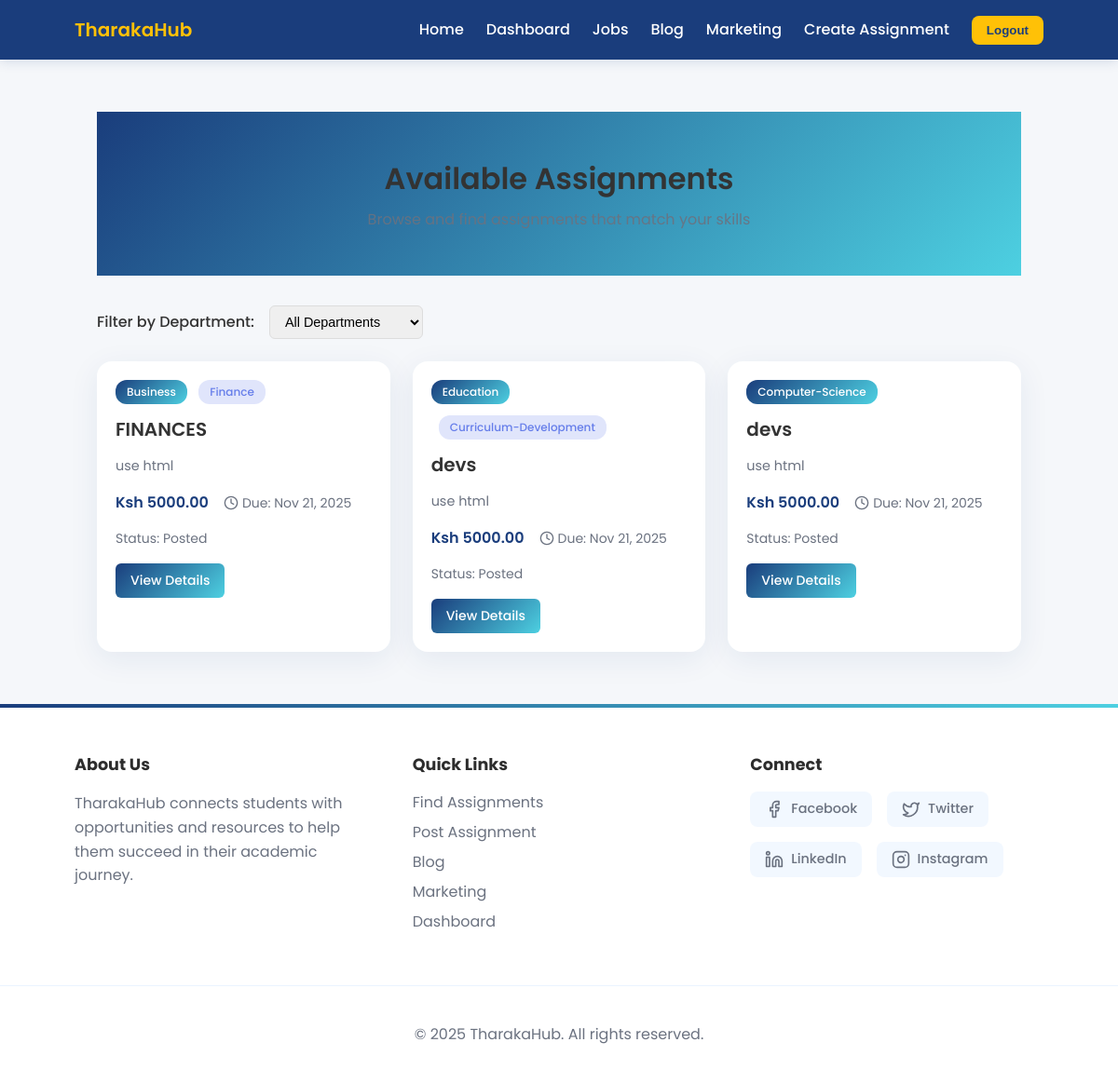
/jobs/ (signed in), run on an earlier commit of the app's database.
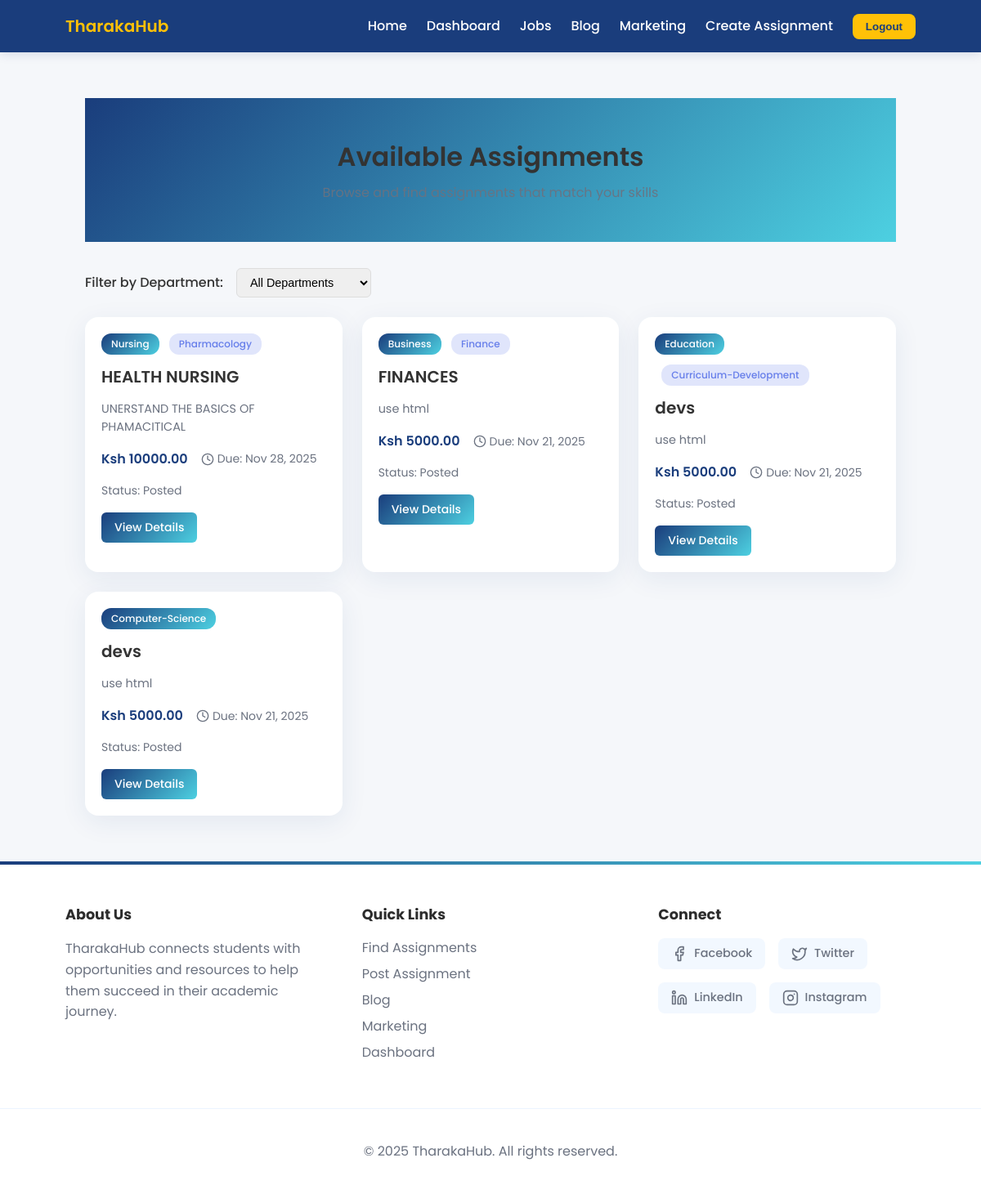
And on a later commit of the database.
### jobs/models.py (models this page shows, shortened)
class Job(models.Model):
    class Status(models.TextChoices):
        POSTED = 'POSTED', 'Posted'
        IN_PROGRESS = 'IN_PROGRESS', 'In Progress'
        COMPLETED = 'COMPLETED', 'Completed'
        ARCHIVED = 'ARCHIVED', 'Archived'
    poster = models.ForeignKey(
        User,
        on_delete=models.CASCADE,
        related_name='jobs_posted'
    )
    assignee = models.ForeignKey(
        User,
        on_delete=models.SET_NULL,
        null=True,
        blank=True,
        related_name='jobs_assigned'
    )
    title = models.CharField(max_length=200)
    description = models.TextField()
    department = models.CharField(max_length=120)
    unit = models.CharField(max_length=120, blank=True)
    price = models.DecimalField(max_digits=10, decimal_places=2)
    deadline = models.DateField()
    status = models.CharField(
        max_length=20,
        choices=Status.choices,
        default=Status.POSTED,
        db_index=True
    )
    is_active = models.BooleanField(default=True)
    created_at = models.DateTimeField(auto_now_add=True)
    updated_at = models.DateTimeField(auto_now=True)
    class Meta:
        indexes = [
            models.Index(fields=['status']),
            models.Index(fields=['deadline']),
        ]
        ordering = ['-created_at']

### jobs/views.py (the view)
# urls.py: path('', views.job_list, name='list'),
@login_required
def job_list(request):
    qs = Job.objects.filter(status=Job.Status.POSTED, is_active=True)
    if request.GET.get('future', '1') == '1':
        qs = qs.filter(deadline__gte=timezone.now().date())
    department = request.GET.get('department')
    if department:
        qs = qs.filter(department__iexact=department)
    context = {'jobs': qs}
    return render(request, 'jobs/list.html', context)

### jobs/templates/jobs/list.html (shortened to what this page needs)
{% extends 'users/base.html' %}
{% load static %}
{% block extra_css %}
<link rel="stylesheet" href="{% static 'jobs/css/jobs.css' %}">
{% endblock %}
{% block content %}
<div class="jobs-list-container">
    <header class="jobs-header">
        <h1>Available Assignments</h1>
        <p>Browse and find assignments that match your skills</p>
    </header>
    <div class="filter-section">
        <label for="department-filter">Filter by Department:</label>
        <select id="department-filter" onchange="filterByDepartment(this.value)">
            <option value="">All Departments</option>
        </select>
    </div>
    {% if jobs %}
    <div class="jobs-grid">
        {% for job in jobs %}
        <div class="job-card" onclick="window.location.href='{% url 'jobs:detail' job.pk %}'">
            <span class="department-tag">{{ job.department|title }}</span>
            {% if job.unit %}
            <span class="department-tag" style="background: rgba(102, 126, 234, 0.2); color: #667eea; margin-left: 8px;">{{ job.unit|title }}</span>
            {% endif %}
            <h3>{{ job.title }}</h3>
            <p class="job-description">{{ job.description|truncatewords:20 }}</p>
            <div class="job-meta">
                <span class="job-price">Ksh {{ job.price|floatformat:2 }}</span>
                <span>
                    <svg xmlns="http://www.w3.org/2000/svg" width="16" height="16" viewBox="0 0 24 24" fill="none" stroke="currentColor" stroke-width="2" stroke-linecap="round" stroke-linejoin="round">
                        <circle cx="12" cy="12" r="10"/><polyline points="12 6 12 12 16 14"/>
                    </svg>
                    Due: {{ job.deadline|date:"M d, Y" }}
                </span>
                <span>Status: {{ job.get_status_display }}</span>
            </div>
            <a href="{% url 'jobs:detail' job.pk %}" class="view-btn">View Details</a>
        </div>
        {% endfor %}
    </div>
    {% endif %}
</div>
{% endblock %}

What changed in the data, as far as the page shows it:
added Job: department "Nursing", unit "Pharmacology", title "HEALTH NURSING", description "UNERSTAND THE BASICS OF PHAMACITICAL", price "10000.00", deadline "Nov 28, 2025", status "Posted"
